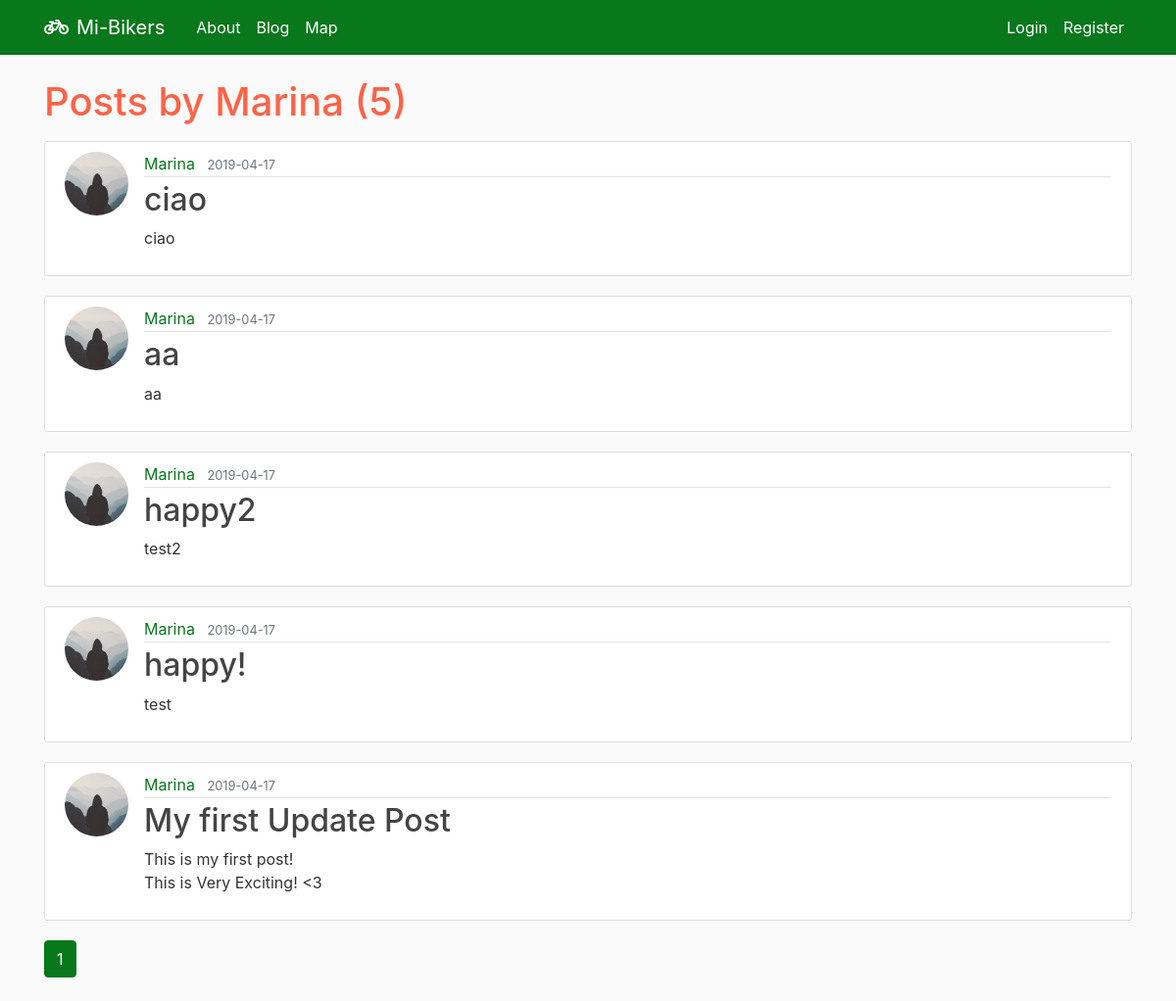
The app's page /user/Marina with its own data.
### flaskblog/models.py (models this page shows, shortened)
class User(db.Model, UserMixin):
    id = db.Column(db.Integer, primary_key=True)
    username = db.Column(db.String(20), unique=True, nullable=False)
    email = db.Column(db.String(120), unique=True, nullable=False)
    image_file = db.Column(db.String(20), nullable=False, default='default.jpg')
    password = db.Column(db.String(60), nullable=False)
    posts = db.relationship('Post', backref='author', lazy=True)

class Post(db.Model):
    id = db.Column(db.Integer, primary_key=True)
    title = db.Column(db.String(100), nullable=False)
    date_posted = db.Column(db.DateTime, nullable=False, default=datetime.utcnow)
    content = db.Column(db.Text, nullable=False)
    user_id = db.Column(db.Integer, db.ForeignKey('user.id'), nullable=False)

### flaskblog/users/routes.py (the view)
@users.route("/user/<string:username>")
def user_posts(username):
    page = request.args.get('page', 1, type=int)
    user = User.query.filter_by(username=username).first_or_404()
    posts = Post.query.filter_by(author=user)\
        .order_by(Post.date_posted.desc())\
        .paginate(page=page, per_page=5)
    return render_template('user_posts.html', posts=posts, user=user)

### flaskblog/templates/user_posts.html
{% extends "layout.html" %}
{% block content %}
    <h1 class="mb-3">Posts by {{ user.username }} ({{ posts.total }})</h1>
    {% for post in posts.items %}
        <article class="media content-section">
          <img class="rounded-circle article-img" src="{{ url_for('static', filename='profile_pics/' + post.author.image_file) }}">
          <div class="media-body">
            <div class="article-metadata">
              <a class="mr-2" href="{{ url_for('users.user_posts', username=post.author.username) }}">{{ post.author.username }}</a>
              <small class="text-muted">{{ post.date_posted.strftime('%Y-%m-%d') }}</small>
            </div>
            <h2><a class="article-title" href="{{ url_for('posts.post', post_id=post.id) }}">{{ post.title }}</a></h2>
            <p class="article-content">{{ post.content }}</p>
          </div>
        </article>
    {% endfor %}
    {% for page_num in posts.iter_pages(left_edge=1, right_edge=1, left_current=1, right_current=2) %}
      {% if page_num %}
        {% if posts.page == page_num %}
          <a class="btn btn-info mb-4" href="{{ url_for('users.user_posts', username=user.username, page=page_num) }}">{{ page_num }}</a>
        {% else %}
          <a class="btn btn-outline-info mb-4" href="{{ url_for('users.user_posts', username=user.username, page=page_num) }}">{{ page_num }}</a>
        {% endif %}
      {% else %}
        ...
      {% endif %}
    {% endfor %}
{% endblock content %}

### flaskblog/static/css/main.css (style rules this page uses)
body { background: #fafafa; color: #333333; margin-top: 3.5rem; }
a { color: rgb(9, 119, 27); text-decoration: none; background-color: transparent; }
h1, h2, h3, h4, h5, h6 { color: #ff6347; }
.content-section { background: #ffffff; padding: 10px 20px; border: 1px solid #dddddd; border-radius: 3px; margin-bottom: 20px; }
.article-title { color: #444444; }
.article-content { white-space: pre-line; }
.article-img { height: 65px; width: 65px; margin-right: 16px; }
.article-metadata { padding-bottom: 1px; margin-bottom: 4px; border-bottom: 1px solid #e3e3e3 }
.btn-info { color: #fff; background-color: rgb(9, 119, 27); border-color: rgb(9, 119, 27); }

### records on screen
User: username "Marina"
Post: image_file (placeholder picture), author.username "Marina", date_posted "2019-04-17", title "ciao", content "ciao"
Post: image_file (placeholder picture), author.username "Marina", date_posted "2019-04-17", title "aa", content "aa"
Post: image_file (placeholder picture), author.username "Marina", date_posted "2019-04-17", title "happy2", content "test2"
Post: image_file (placeholder picture), author.username "Marina", date_posted "2019-04-17", title "happy!", content "test"
Post: image_file (placeholder picture), author.username "Marina", date_posted "2019-04-17", title "My first Update Post", content "This is my first post! This is Very Exciting! <3"

### other values on screen
{{ posts.total }} "5"
{{ page_num }} "1"
